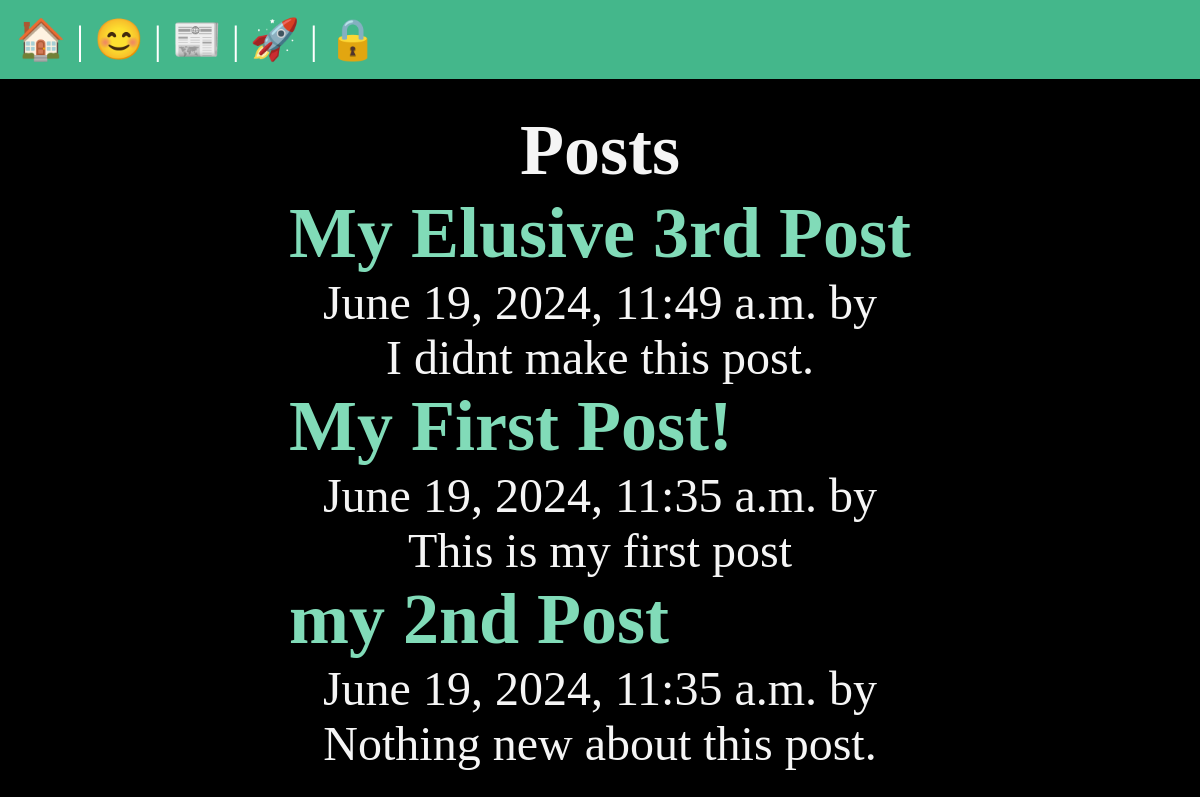
/posts/, run on an earlier commit of the app's database.
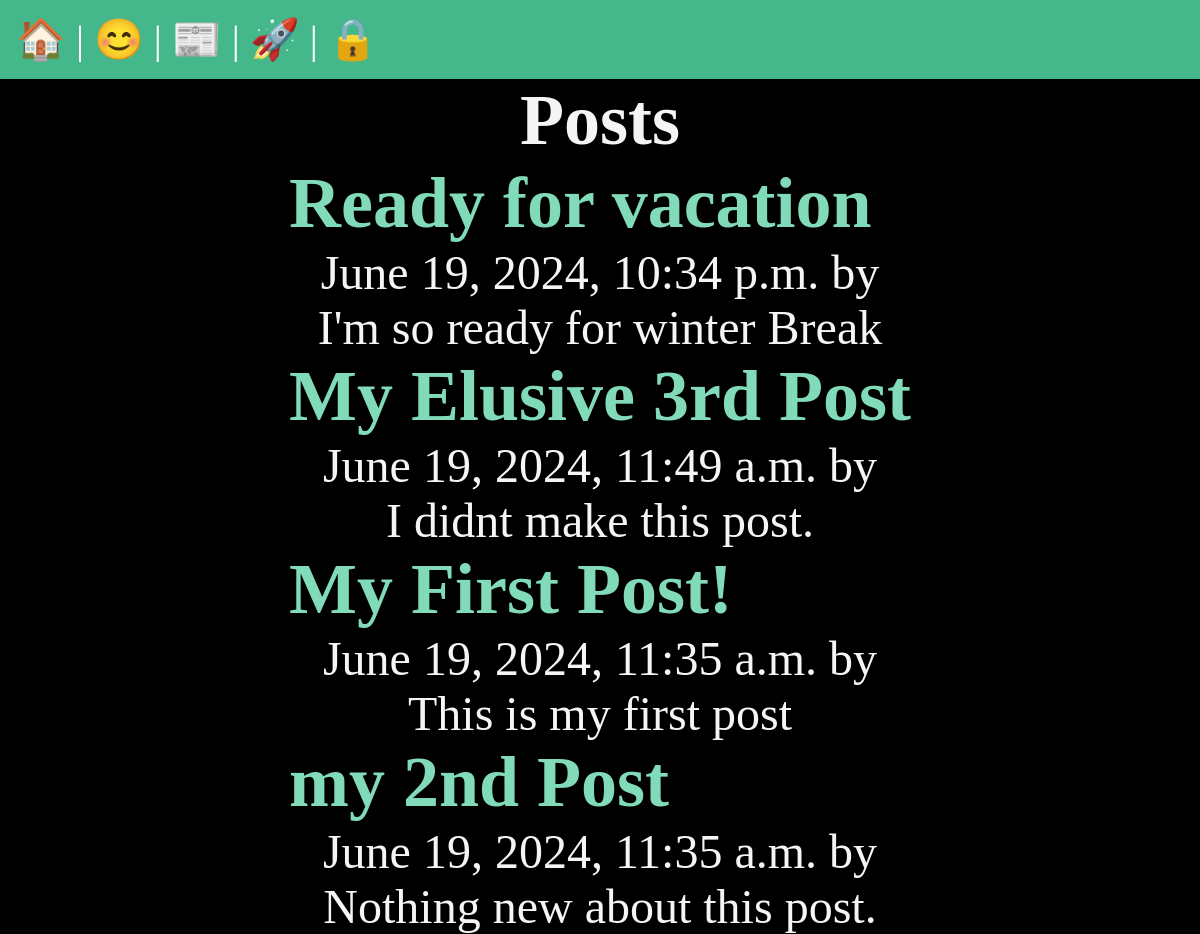
And on a later commit of the database.
### posts/models.py (models this page shows, shortened)
class Post(models.Model):
  title = models.CharField(max_length=75)
  body = models.TextField()
  slug = models.SlugField()
  date = models.DateTimeField(auto_now_add=True)
  banner = models.ImageField(default='fallback.png', blank=True)
  author = models.ForeignKey(User, on_delete=models.CASCADE, default=None)

### posts/views.py (the view)
# urls.py: path('', views.posts_list, name= 'list'),
def posts_list(request):
  posts = Post.objects.all().order_by('-date')
  return render(request, 'posts/posts_list.html', {'posts': posts})

### posts/templates/posts/posts_list.html (shortened to what this page needs)
{% extends 'layout.html' %}
{% block content %}
  <section>
    <h1>Posts</h1>
    {% for post in posts %}
      <article class="post">
        <h2>
          <a href="{% url 'posts:page' slug=post.slug %}">{{ post.title }}</a>
        </h2>
        <p> {{ post.date }} by {{ post.author }}</p>
        <p> {{post.body}} </p>
      </article>
    {% endfor %}
  </section>
{% endblock %}

### templates/layout.html (shortened to what this page needs)
<!DOCTYPE html>
{% load static %}
<html lang="en">
<head>
  <link rel="stylesheet" href="{% static 'css/style.css' %}">
</head>
<body>
    <nav>
      <a href="/">
        <span role="img" aria-label="Home" title="Home">🏠</span>
      </a> |
      <a href="/about">
        <span role="img" aria-label="About" title="About">😊</span>
      </a> |
      <a href="{% url 'posts:list' %}">
        <span role="img" aria-label="Posts" title="Posts">📰</span>
      </a> |
      {% if user.is_authenticated %}
      <a href="{% url 'posts:new-post' %}">
        <span role="img" aria-label="New Post" title="New Post">🆕</span>
      </a> |
      <form class="logout" action="{% url 'users:logout' %}" method="post">
        {% csrf_token %}
        <button class="logout-button" aria-label="User Logout" title="User Logout">👋</button>
      </form>
      {% else %}
        <a href="{% url 'users:register' %}">
          <span role="img" aria-label="User Registeration" title="User Registeration">🚀</span>
        </a> |
        <a href="{% url 'users:login' %}">
          <span role="img" aria-label="User Login" title="User Login">🔒</span>
        </a>
      {% endif %}
    </nav>
    <main>
      {% block content %}
      {% endblock %}
    </main>

### static/css/style.css (style rules this page uses)
* { margin: 0; padding: 0; box-sizing: border-box; }
body { min-height: 100vh; background-color: black; color: whitesmoke; font-size: 3rem; display: flex; flex-flow: column; }
nav { padding: 1rem; background-color: #44B78B; color: white; font-size: 2.5rem; }
main { flex-grow: 1; display: grid; place-content: center; }
h1, p { text-align: center; }
a { text-decoration: none; color: #81dbb8; }

What changed in the data, as far as the page shows it:
added Post: title "Ready for vacation", date "June 19, 2024, 10:34 p.m.", body "I'm so ready for winter Break"
